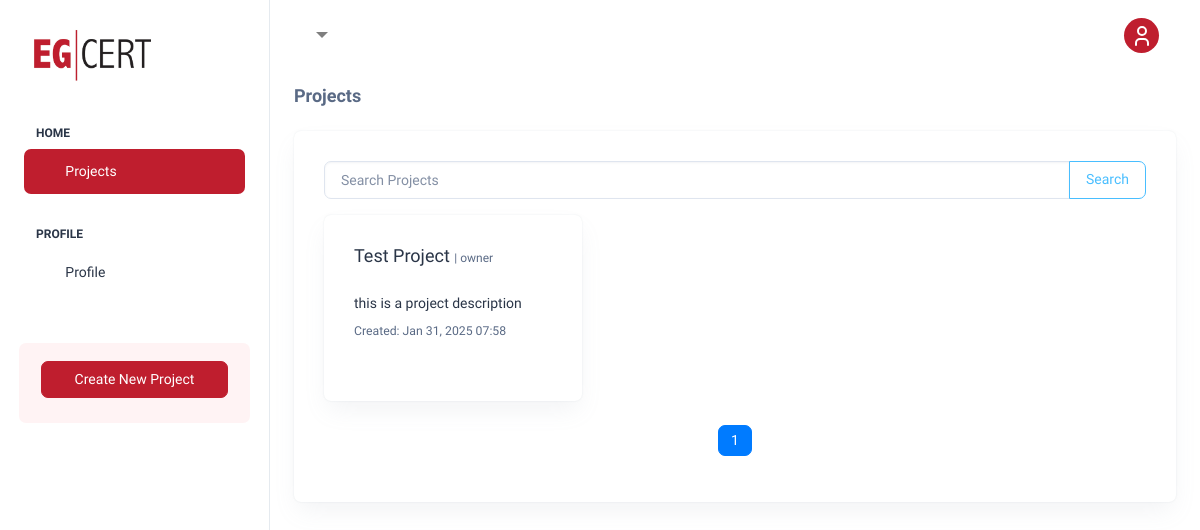
The app's page /projects/list/ (signed in) with its own data.
### projects/models.py (models this page shows)
class Project(models.Model):
    PROJECT_TYPE_CHOICES = [
        ('sa', 'Security Assessment'),
        ('pt', 'Pentest'),
    ]
    name = models.CharField(max_length=200)
    description = models.TextField()
    owner = models.ForeignKey(User, on_delete=models.SET_NULL, null=True, blank=True, related_name="proj")
    created_at = models.DateTimeField(auto_now_add=True)
    updated_at = models.DateTimeField(auto_now=True)
    start_date = models.DateField(null=True, blank=True)  # Project start date
    duration = models.PositiveIntegerField(default=0) # Project duration in days (positive number)
    vendor = models.CharField(max_length=255 , default='')  # Vendor name
    manufacturer = models.CharField(max_length=255 , default='')  # Manufacturer name
    project_type = models.CharField(
        max_length=2,
        choices=PROJECT_TYPE_CHOICES,
        default='sa',  # Default to 'Security Assessment'
    )
    project_workers = models.ManyToManyField(User, related_name="assigned_projects" , blank=True)  # Many-to-many relationship to users
    def __str__(self):
        return self.name

### projects/views.py (the view)
# urls.py: path('list/', views.project_list, name='project_list'),  # Add this line
@login_required
def project_list(request):
    query = request.GET.get('q')
    projects = Project.objects.filter(
        Q(owner=request.user) | Q(project_workers=request.user)
    )
    if query:
        projects = projects.filter(name__icontains=query)
    paginator = Paginator(projects.order_by('-created_at'), 10)
    page_number = request.GET.get('page')
    page_obj = paginator.get_page(page_number)
    return render(request, 'projects/project_list.html', {'page_obj': page_obj, 'query': query})

### projects/context_processors.py (called while the page is built)
def user_projects(request):
    if request.user.is_authenticated:
        projects = Project.objects.filter(project_workers=request.user) | Project.objects.filter(owner=request.user)
        print(projects)
        return {'user_projects': projects.distinct()}  # Use distinct() to avoid duplicate results
    return {'user_projects': []}

### projects/templates/projects/project_list.html (shortened to what this page needs)
{% extends "base_before_project.html" %}
{% block content %}
<div class="card-body container-fluid">
  <h5 class="card-title fw-semibold mb-4">Projects</h5>
  <div class="card">
    <div class="card-body">
      <form method="get" action="{% url 'projects:project_list' %}">
        <div class="input-group mb-3">
          <input
            type="text"
            name="q"
            class="form-control"
            placeholder="Search Projects"
            value="{{ query|default:'' }}"
          />
          <button class="btn btn-outline-secondary" type="submit">
            Search
          </button>
        </div>
      </form>
      <div class="row">
        {% for project in page_obj %}
        <div class="col-md-4 mb-4">
          <a href="{% url 'projects:project_dashboard' project.id %}" class="card h-100 text-decoration-none">
            <div class="card-body">
              <h5 class="card-title">{{ project.name }}
                  {% if request.user == project.owner %}
                  <span class="text-muted small fs-2" >| owner</span>
                  {% elif request.user.is_superuser %}
                  <span class="text-muted small fs-2">| admin </span>
                  {% else %}
                  <span class="text-muted small fs-2">| co-worker</span>
                  {% endif %}
              </h5>
              <br>
              <h6 class="card-text">{{ project.description|truncatewords:20 }}</h6>
              <small class="text-muted">Created: {{ project.created_at|date:"M d, Y H:i" }}</small>
            </div>
          </a>
        </div>
        {% empty %}
        <p>
          No projects found.
          <a href="{% url 'projects:create_project' %}">Create one now!</a>
        </p>
        {% endfor %}
      </div>
      <nav aria-label="Page navigation">
        <ul class="pagination justify-content-center">
          {% for num in page_obj.paginator.page_range %}
          <li
            class="page-item {% if page_obj.number == num %}active{% endif %}"
          >
            <a class="page-link" href="?page={{ num }}">{{ num }}</a>
          </li>
          {% endfor %}
        </ul>
      </nav>
    </div>
  </div>
</div>
{% endblock %}

### records on screen
Project: name "Test Project", shows "| owner", description "this is a project description", created_at "Jan 31, 2025 07:58"

### other values on screen
{{ num }} "1"
